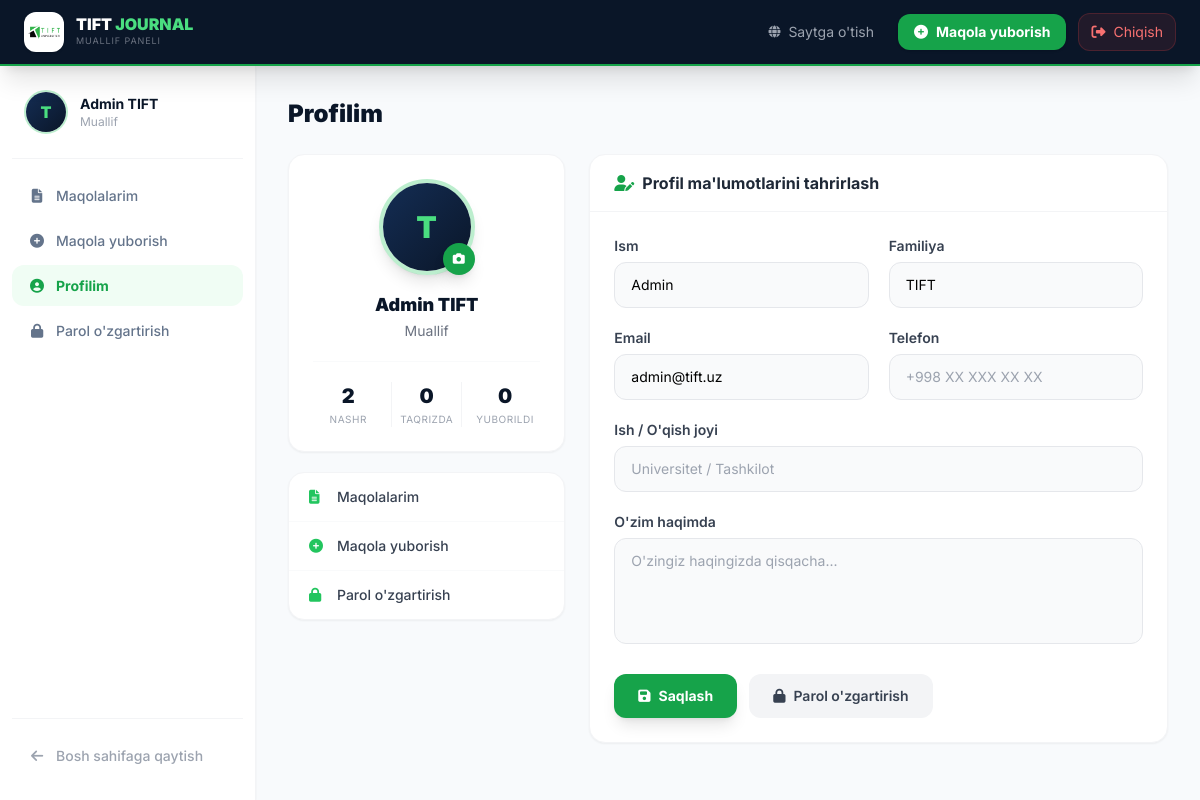
Screenshot of /profile/ (signed in) with the database file from the repository.
### journal/models.py (models this page shows, shortened)
class User(AbstractUser):
    ROLE_CHOICES = (
        ('author', 'Muallif'),
        ('reviewer', 'Taqrizchi'),
        ('editor', 'Muharrir'),
    )
    role        = models.CharField(max_length=10, choices=ROLE_CHOICES, default='author')
    institution = models.CharField(max_length=255, blank=True, verbose_name="Ish/O'qish joyi")
    avatar      = models.ImageField(upload_to=user_avatar_path, null=True, blank=True, verbose_name="Profil rasmi")
    bio         = models.TextField(blank=True, verbose_name="O'zim haqimda")
    phone       = models.CharField(max_length=20, blank=True, verbose_name="Telefon raqam")

### journal/views.py (the view)
# urls.py: path('profile/', views.profile, name='profile'),
@login_required
def profile(request):
    if request.method == 'POST':
        form = ProfileUpdateForm(request.POST, request.FILES, instance=request.user)
        if form.is_valid():
            form.save()
            messages.success(request, 'Profil muvaffaqiyatli yangilandi!')
            return redirect('profile')
        else:
            messages.error(request, 'Xatolik yuz berdi. Iltimos, qaytadan urinib ko\'ring.')
    else:
        form = ProfileUpdateForm(instance=request.user)
    articles = Article.objects.filter(author=request.user).order_by('-created_at')
    status_counts = {
        'submitted':    articles.filter(status='submitted').count(),
        'under_review': articles.filter(status='under_review').count(),
        'accepted':     articles.filter(status='accepted').count(),
        'published':    articles.filter(status='published').count(),
        'rejected':     articles.filter(status='rejected').count(),
    }
    return render(request, 'profile.html', {
        'form': form,
        'articles': articles,
        'status_counts': status_counts,
    })

### journal/forms.py
class ProfileUpdateForm(forms.ModelForm):
    class Meta:
        model = User
        fields = ['avatar', 'first_name', 'last_name', 'email', 'institution', 'phone', 'bio']
        widgets = {
            'first_name':  forms.TextInput(attrs={'class': css_input, 'placeholder': 'Ism'}),
            'last_name':   forms.TextInput(attrs={'class': css_input, 'placeholder': 'Familiya'}),
            'email':       forms.EmailInput(attrs={'class': css_input, 'placeholder': 'Email'}),
            'institution': forms.TextInput(attrs={'class': css_input, 'placeholder': 'Universitet / Tashkilot'}),
            'phone':       forms.TextInput(attrs={'class': css_input, 'placeholder': '+998 XX XXX XX XX'}),
            'bio':         forms.Textarea(attrs={'class': css_textarea, 'rows': 4, 'placeholder': 'O\'zingiz haqingizda qisqacha...'}),
            'avatar':      forms.FileInput(attrs={'class': 'hidden', 'accept': 'image/*'}),
        }

### templates/profile.html (shortened to what this page needs)
{% extends 'dashboard_base.html' %}
{% load static %}
{% block dashboard_content %}
<div class="grid grid-cols-1 lg:grid-cols-3 gap-6">
    <div class="space-y-5">
        <div class="bg-white rounded-2xl border border-gray-100 shadow-sm p-6 text-center">
            <div class="relative inline-block mb-4">
                <div class="w-24 h-24 rounded-full overflow-hidden border-4 border-green-500/30 shadow-lg mx-auto">
                    {% if user.avatar %}
                        <img src="{{ user.avatar.url }}" alt="Avatar" class="w-full h-full object-cover">
                    {% else %}
                        <div class="w-full h-full bg-gradient-to-br from-navy-700 to-navy-900 flex items-center justify-center">
                            <span class="text-green-400 font-black text-3xl">{{ user.username|first|upper }}</span>
                        </div>
                    {% endif %}
                </div>
                <label for="id_avatar"
                       class="absolute bottom-0 right-0 w-8 h-8 bg-green-600 hover:bg-green-500 rounded-full flex items-center justify-center cursor-pointer shadow-lg transition-all hover:scale-110">
                    <i class="fas fa-camera text-white text-xs"></i>
                </label>
            </div>
            <h2 class="font-black text-navy-900 text-lg">{{ user.get_full_name|default:user.username }}</h2>
            <p class="text-gray-500 text-sm mt-0.5">{{ user.get_role_display }}</p>
            <div class="grid grid-cols-3 gap-2 mt-5 pt-5 border-t border-gray-50">
                <div class="text-center">
                    <div class="font-black text-navy-900 text-xl">{{ status_counts.published }}</div>
                    <div class="text-[10px] text-gray-400 uppercase tracking-wider mt-0.5">Nashr</div>
                </div>
                <div class="text-center border-x border-gray-100">
                    <div class="font-black text-navy-900 text-xl">{{ status_counts.under_review }}</div>
                    <div class="text-[10px] text-gray-400 uppercase tracking-wider mt-0.5">Taqrizda</div>
                </div>
                <div class="text-center">
                    <div class="font-black text-navy-900 text-xl">{{ status_counts.submitted }}</div>
                    <div class="text-[10px] text-gray-400 uppercase tracking-wider mt-0.5">Yuborildi</div>
                </div>
            </div>
        </div>
        <div class="bg-white rounded-2xl border border-gray-100 shadow-sm overflow-hidden">
            <a href="{% url 'my_articles' %}" class="flex items-center gap-3 px-5 py-3.5 hover:bg-gray-50 transition text-sm font-medium text-gray-700 border-b border-gray-50">
                <i class="fas fa-file-alt text-green-500 w-4"></i> Maqolalarim
            </a>
            <a href="{% url 'submit_article' %}" class="flex items-center gap-3 px-5 py-3.5 hover:bg-gray-50 transition text-sm font-medium text-gray-700 border-b border-gray-50">
                <i class="fas fa-plus-circle text-green-500 w-4"></i> Maqola yuborish
            </a>
            <a href="{% url 'change_password' %}" class="flex items-center gap-3 px-5 py-3.5 hover:bg-gray-50 transition text-sm font-medium text-gray-700">
                <i class="fas fa-lock text-green-500 w-4"></i> Parol o'zgartirish
            </a>
        </div>
    </div>
    <div class="lg:col-span-2">
        <div class="bg-white rounded-2xl border border-gray-100 shadow-sm overflow-hidden">
            <div class="px-6 py-4 border-b border-gray-100 flex items-center gap-2">
                <i class="fas fa-user-edit text-green-600"></i>
                <h3 class="font-bold text-gray-800">Profil ma'lumotlarini tahrirlash</h3>
            </div>
            <form method="post" enctype="multipart/form-data" class="p-6">
                <div class="grid grid-cols-1 md:grid-cols-2 gap-5">
                    <div>
                        <label class="block text-sm font-semibold text-gray-700 mb-1.5">Ism</label>
                        {{ form.first_name }}
                    </div>
                    <div>
                        <label class="block text-sm font-semibold text-gray-700 mb-1.5">Familiya</label>
                        {{ form.last_name }}
                    </div>
                    <div>
                        <label class="block text-sm font-semibold text-gray-700 mb-1.5">Email</label>
                        {{ form.email }}
                    </div>
                    <div>
                        <label class="block text-sm font-semibold text-gray-700 mb-1.5">Telefon</label>
                        {{ form.phone }}
                    </div>
                    <div class="md:col-span-2">
                        <label class="block text-sm font-semibold text-gray-700 mb-1.5">Ish / O'qish joyi</label>
                        {{ form.institution }}
                    </div>
                    <div class="md:col-span-2">
                        <label class="block text-sm font-semibold text-gray-700 mb-1.5">O'zim haqimda</label>
                        {{ form.bio }}
                    </div>
                </div>
                <div class="mt-6 flex gap-3">
                    <button type="submit"
                            class="flex items-center gap-2 bg-green-600 hover:bg-green-500 text-white font-bold px-6 py-3 rounded-xl transition-all hover:scale-105 text-sm shadow-lg">
                        <i class="fas fa-save"></i> Saqlash
                    </button>
                    <a href="{% url 'change_password' %}"
                       class="flex items-center gap-2 bg-gray-100 hover:bg-gray-200 text-gray-700 font-semibold px-6 py-3 rounded-xl transition text-sm">
                        <i class="fas fa-lock"></i> Parol o'zgartirish
                    </a>
                </div>
            </form>
        </div>
    </div>
</div>
{% endblock %}

### templates/dashboard_base.html (shortened to what this page needs)
{% load static %}
<!DOCTYPE html>
<html lang="uz">
<head>
    <script src="https://cdn.tailwindcss.com"></script>
    <link rel="stylesheet" href="https://cdnjs.cloudflare.com/ajax/libs/font-awesome/6.5.0/css/all.min.css">
</head>
<body class="min-h-screen flex flex-col">
<header class="bg-navy-900 border-b-2 border-green-600 sticky top-0 z-50 shadow-xl">
    <div class="flex items-center justify-between px-6 py-3">
        <a href="{% url 'index' %}" class="flex items-center gap-3 group">
            <div class="w-10 h-10 bg-white rounded-xl flex items-center justify-center shadow overflow-hidden">
                <img src="{% static 'images/tift.png' %}" alt="TIFT" class="w-8 h-8 object-contain"
                     onerror="this.style.display='none'">
            </div>
            <div>
                <div class="text-white font-black text-base leading-none">TIFT <span class="text-green-400">JOURNAL</span></div>
                <div class="text-gray-500 text-[9px] uppercase tracking-widest mt-0.5">Muallif paneli</div>
            </div>
        </a>
        <div class="flex items-center gap-3">
            <a href="{% url 'index' %}"
               class="hidden md:flex items-center gap-2 text-gray-400 hover:text-white text-sm transition-colors px-3 py-2 rounded-lg hover:bg-white/5">
                <i class="fas fa-globe text-xs"></i> Saytga o'tish
            </a>
            <a href="{% url 'submit_article' %}"
               class="hidden md:flex items-center gap-2 bg-green-600 hover:bg-green-500 text-white text-sm font-bold px-4 py-2 rounded-xl transition-all hover:scale-105 shadow">
                <i class="fas fa-plus-circle"></i> Maqola yuborish
            </a>
            <form action="{% url 'logout' %}" method="post">
                <button type="submit"
                        class="flex items-center gap-2 bg-red-500/10 hover:bg-red-500/20 text-red-400 hover:text-red-300 text-sm px-3 py-2 rounded-xl transition border border-red-500/20">
                    <i class="fas fa-sign-out-alt"></i>
                    <span class="hidden md:inline">Chiqish</span>
                </button>
            </form>
        </div>
    </div>
</header>
<div class="flex flex-1 overflow-hidden">
    <aside class="w-64 bg-white border-r border-gray-100 shadow-sm flex flex-col py-6 px-3 hidden md:flex flex-shrink-0">
        <div class="flex items-center gap-3 px-3 pb-6 mb-4 border-b border-gray-100">
            <div class="w-11 h-11 rounded-full overflow-hidden border-2 border-green-500/30 flex-shrink-0">
                {% if user.avatar %}
                    <img src="{{ user.avatar.url }}" class="w-full h-full object-cover">
                {% else %}
                    <div class="w-full h-full bg-gradient-to-br from-navy-700 to-navy-900 flex items-center justify-center">
                        <span class="text-green-400 font-black text-base">{{ user.username|first|upper }}</span>
                    </div>
                {% endif %}
            </div>
            <div class="min-w-0">
                <div class="text-navy-900 font-bold text-sm truncate">{{ user.get_full_name|default:user.username }}</div>
                <div class="text-gray-400 text-xs">{{ user.get_role_display }}</div>
            </div>
        </div>
        <nav class="flex-1 space-y-1">
            <a href="{% url 'my_articles' %}"
               class="sidebar-link {% if request.resolver_match.url_name == 'my_articles' %}active{% endif %}">
                <i class="fas fa-file-alt"></i> Maqolalarim
            </a>
            <a href="{% url 'submit_article' %}"
               class="sidebar-link {% if request.resolver_match.url_name == 'submit_article' %}active{% endif %}">
                <i class="fas fa-plus-circle"></i> Maqola yuborish
            </a>
            <a href="{% url 'profile' %}"
               class="sidebar-link {% if request.resolver_match.url_name == 'profile' %}active{% endif %}">
                <i class="fas fa-user-circle"></i> Profilim
            </a>
            <a href="{% url 'change_password' %}"
               class="sidebar-link {% if request.resolver_match.url_name == 'change_password' %}active{% endif %}">
                <i class="fas fa-lock"></i> Parol o'zgartirish
            </a>
        </nav>
        <div class="mt-auto pt-4 border-t border-gray-100">
            <a href="{% url 'index' %}" class="sidebar-link text-gray-400">
                <i class="fas fa-arrow-left"></i> Bosh sahifaga qaytish
            </a>
        </div>
    </aside>
    <main class="flex-1 overflow-y-auto p-6 md:p-8">
        <div class="mb-6">
            <h1 class="text-2xl font-black text-navy-900">{% block page_title %}
                {% if request.resolver_match.url_name == 'my_articles' %}Maqolalarim
                {% elif request.resolver_match.url_name == 'submit_article' %}Maqola yuborish
                {% elif request.resolver_match.url_name == 'profile' %}Profilim
                {% elif request.resolver_match.url_name == 'change_password' %}Parol o'zgartirish
                {% else %}Dashboard{% endif %}
            {% endblock %}</h1>
        </div>
        {% block dashboard_content %}{% endblock %}
    </main>
</div>
</body>
</html>

### templates/dashboard_base.html (style rules this page uses)
body { font-family: 'Inter', sans-serif; background: #f8fafc; }
.sidebar-link { display:flex; align-items:center; gap:10px; padding:10px 16px; border-radius:12px; font-size:14px; font-weight:500; color:#64748b; transition:all 0.2s; }
.sidebar-link:hover, .sidebar-link.active { background:#f0fdf4; color:#16a34a; }
.sidebar-link.active { font-weight:700; }
.sidebar-link i { width:18px; text-align:center; }

### rows the page displays
User: username|first "T", get_full_name "Admin TIFT", role "Muallif", first_name "Admin", last_name "TIFT", email "admin@tift.uz"

### other values shown
{{ status_counts.published }} "2"
{{ status_counts.under_review }} "0"
{{ status_counts.submitted }} "0"
